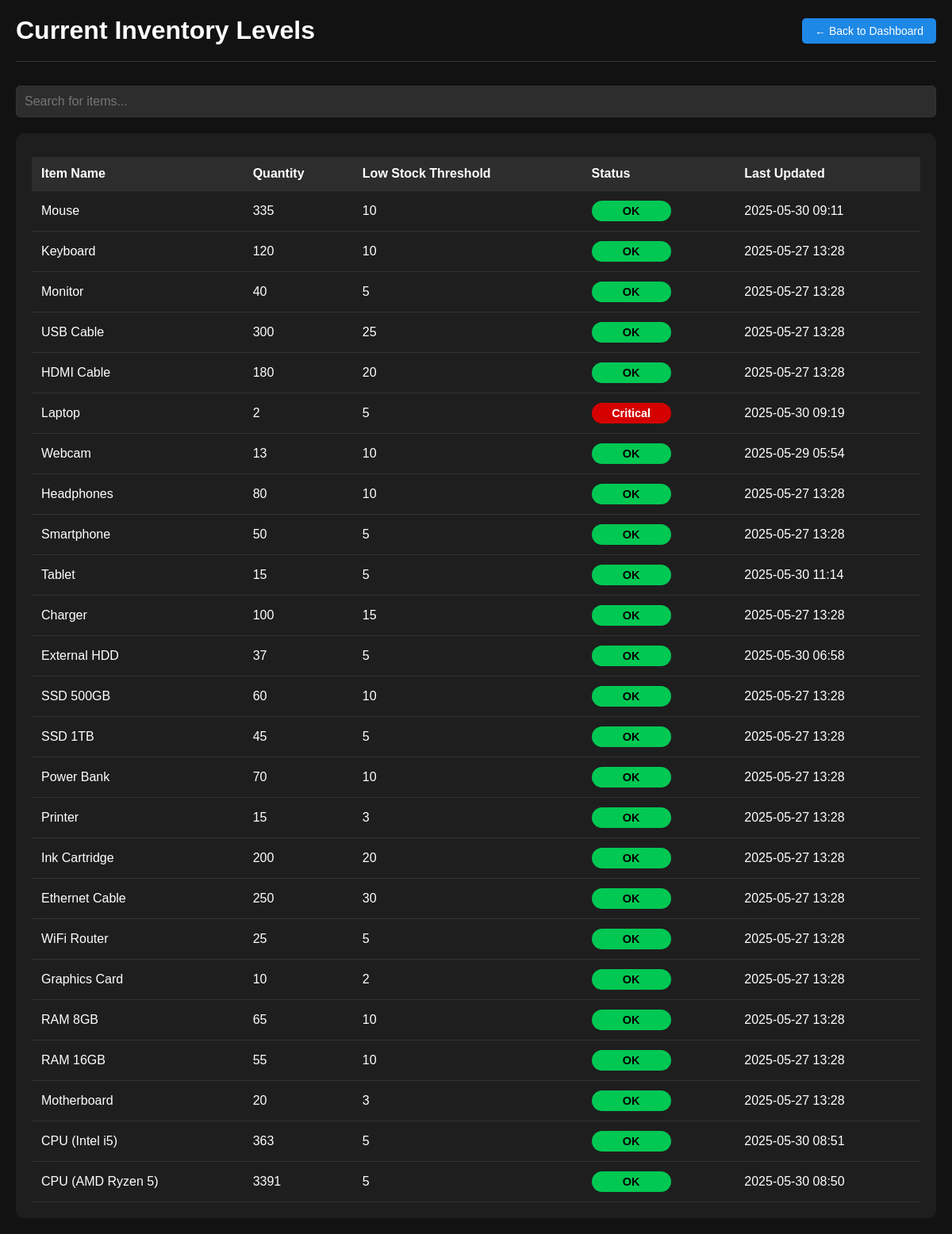
/stock-reminders, run on an earlier commit of the app's database.
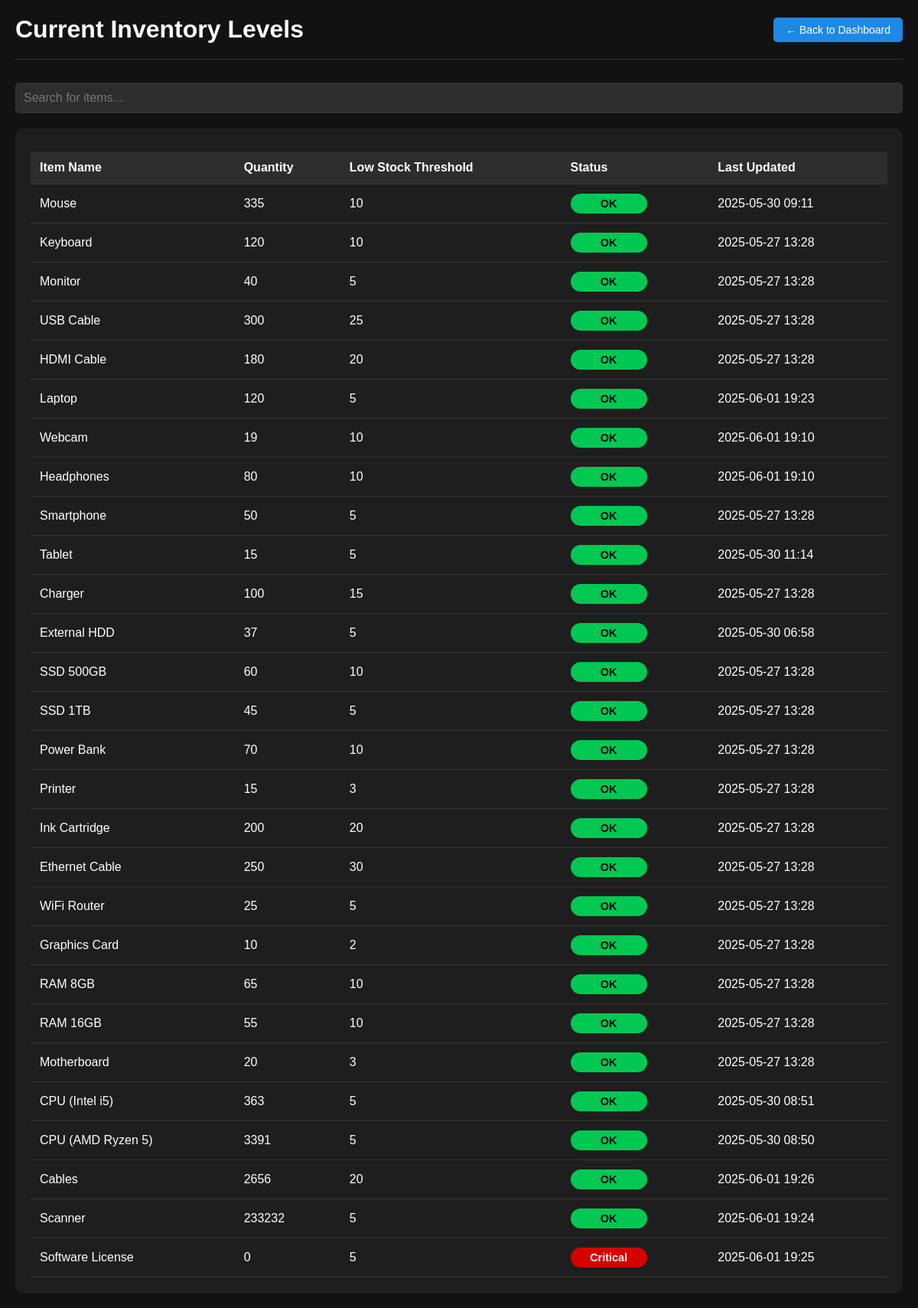
And on a later commit of the database.
### models.py (models this page shows)
class Inventory(db.Model):
    id = db.Column(db.Integer, primary_key=True)
    item_name = db.Column(db.String(100), unique=True, nullable=False)  # e.g., "Mouse", "Monitor"
    stock_quantity = db.Column(db.Integer, nullable=False, default=0)   # Available quantity
    low_stock_threshold = db.Column(db.Integer, default=5)  # 🔔 For low stock alerts
    last_updated = db.Column(db.DateTime, default=datetime.utcnow, onupdate=datetime.utcnow)

### app.py (the view)
@app.route("/stock-reminders")
def stock_reminders():
    inventory_items = Inventory.query.all()
    return render_template("stock_level_warehouse.html", items=inventory_items)

### app.py (called while the page is built)
@app.after_request
def add_header(response):
    response.headers["Cache-Control"] = "no-cache, no-store, must-revalidate, private"
    response.headers["Pragma"] = "no-cache"
    response.headers["Expires"] = "-1"
    return response

### templates/stock_level_warehouse.html (shortened to what this page needs)
<!DOCTYPE html>
<html lang="en">
<head>
</head>
<body>
    <div class="container">
        <div class="header">
            <h1>Current Inventory Levels</h1>
            <div class="back-button">
                <a href="{{ url_for('warehouse_dashboard') }}">← Back to Dashboard</a>
            </div>
        </div>
        <div class="search-bar">
            <input type="text" id="searchStock" onkeyup="filterTable()" placeholder="Search for items...">
        </div>
        <div class="table-container">
            {% if items %}
            <table id="stockTable">
                <thead>
                    <tr>
                        <th>Item Name</th>
                        <th>Quantity</th>
                        <th>Low Stock Threshold</th>
                        <th>Status</th>
                        <th>Last Updated</th>
                    </tr>
                </thead>
                <tbody>
                    {% for item in items %}
                    <tr>
                        <td>{{ item.item_name }}</td>
                        <td>{{ item.stock_quantity }}</td>
                        <td>{{ item.low_stock_threshold }}</td>
                        <td>
                            {% if item.stock_quantity <= item.low_stock_threshold * 0.5 %}
                                <span class="stock-status stock-critical">Critical</span>
                            {% elif item.stock_quantity <= item.low_stock_threshold %}
                                <span class="stock-status stock-low">Low</span>
                            {% else %}
                                <span class="stock-status stock-ok">OK</span>
                            {% endif %}
                        </td>
                        <td>{{ item.last_updated.strftime('%Y-%m-%d %H:%M') }}</td>
                    </tr>
                    {% endfor %}
                </tbody>
            </table>
            {% else %}
            <div class="no-items">
                <h2>No Inventory Items</h2>
                <p>There are no items currently in the inventory.</p>
            </div>
            {% endif %}
        </div>
    </div>
</body>
</html>

### templates/stock_level_warehouse.html (style rules this page uses)
body { background-color: #121212; color: #fff; font-family: Arial, sans-serif; padding: 20px; margin: 0; }
.container { max-width: 1200px; margin: 0 auto; }
.header { display: flex; justify-content: space-between; align-items: center; margin-bottom: 30px; padding-bottom: 20px; border-bottom: 1px solid #333; }
.header h1 { margin: 0; color: #fff; font-size: 2em; }
.back-button a { background-color: #1e88e5; color: white; padding: 8px 16px; border-radius: 5px; text-decoration: none; font-size: 14px; transition: background-color 0.3s; }
.table-container { background-color: #1e1e1e; border-radius: 10px; padding: 20px; margin-top: 20px; overflow-x: auto; }
table { width: 100%; border-collapse: collapse; margin-top: 10px; }
th, td { padding: 12px; text-align: left; border-bottom: 1px solid #333; }
th { background-color: #2d2d2d; font-weight: bold; color: #fff; }
.stock-status { padding: 5px 10px; border-radius: 15px; font-size: 0.9em; font-weight: bold; text-align: center; display: inline-block; min-width: 80px; }
.stock-ok { background-color: #00c853; color: #000; }
.stock-critical { background-color: #d50000; color: #fff; }
.search-bar { margin-bottom: 20px; display: flex; gap: 10px; }
.search-bar input { flex-grow: 1; padding: 10px; border-radius: 5px; border: 1px solid #333; background-color: #2d2d2d; color: #fff; font-size: 1em; }

What changed in the data, as far as the page shows it:
changed Inventory "Laptop": stock_quantity "2" → "120"; last_updated "2025-05-30 09:19" → "2025-06-01 19:23"; stock_quantity "Critical" → "OK"
changed Inventory "Webcam": stock_quantity "13" → "19"; last_updated "2025-05-29 05:54" → "2025-06-01 19:10"
changed Inventory "Headphones": last_updated "2025-05-27 13:28" → "2025-06-01 19:10"
added Inventory: item_name "Cables", stock_quantity "2656", low_stock_threshold "20", shows "OK", last_updated "2025-06-01 19:26"
added Inventory: item_name "Scanner", stock_quantity "233232", low_stock_threshold "5", shows "OK", last_updated "2025-06-01 19:24"
added Inventory: item_name "Software License", stock_quantity "0", low_stock_threshold "5", shows "Critical", last_updated "2025-06-01 19:25"
